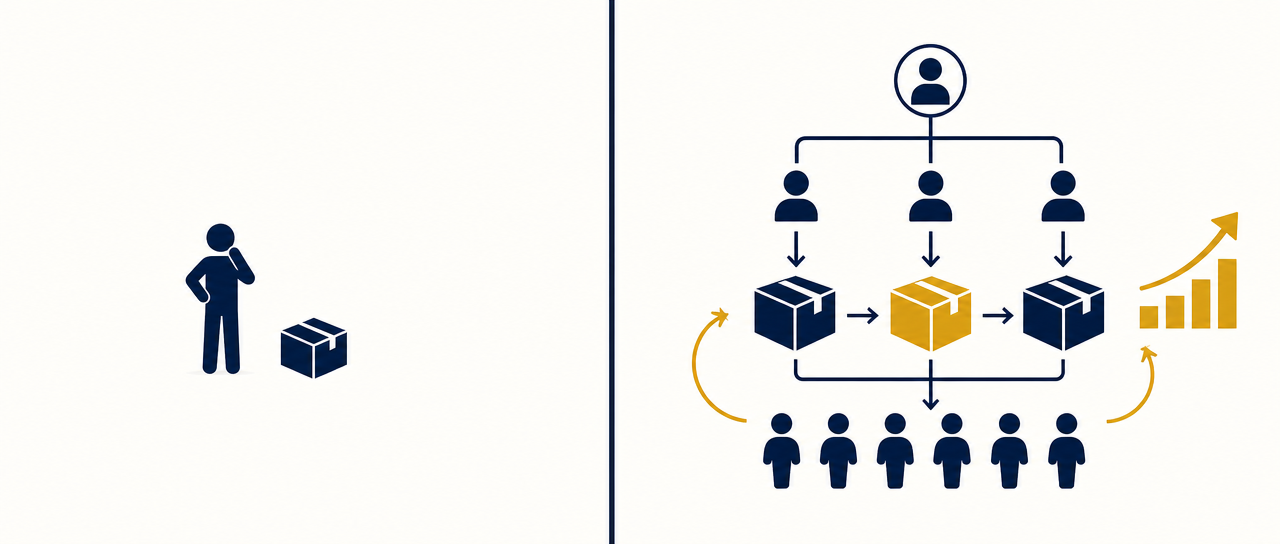
#> input picture ppt-master/references/ai-image-comparison/type/comparison.png, 1280 x 544 px; its folder holds only this picture in this run
$ python visual_qa_deck.py ../../ppt-master/references/ai-image-comparison/type
#> lines starting #> are read from the running program, lines starting #| are printed output that depends on the picture
#!/usr/bin/env python3
"""Run visual QA checks for PPT Craft HTML decks and screenshots."""

from __future__ import annotations

import argparse
import json
import math
import re
import subprocess
import sys
from dataclasses import dataclass
from pathlib import Path
from typing import Any

from PIL import Image, ImageFilter, ImageStat


SCRIPT_DIR = Path(__file__).resolve().parent
SCREENSHOT_SCRIPT = SCRIPT_DIR / "screenshot_deck.mjs"
DOM_SCRIPT = SCRIPT_DIR / "visual_dom_metrics.mjs"


@dataclass
class Finding:
    severity: str
    check: str
    slide: str
    message: str
    details: dict[str, Any]


TEXT_ZONE_KEYS = ("claim", "support", "evidence", "loop", "caption", "callout", "text")
BOX_KEYS = ("x", "y", "w", "h")


def slide_pngs(path: Path) -> list[Path]:
    return sorted(
        item
        for item in path.glob("*.png")
        if not item.name.startswith("index")
        and "contact" not in item.name.lower()
        and "visual-qa" not in item.name.lower()
    )


def resolve_screenshot_dir(target: Path, requested: Path | None) -> Path:
    if requested:
        return requested
    if target.is_dir() and slide_pngs(target):
        return target
    qa = target / "qa"
    if qa.exists():
        return qa
    return qa


def run_command(cmd: list[str]) -> None:
    subprocess.run(cmd, check=True)


def ensure_screenshots(target: Path, screenshots: Path, auto: bool) -> None:
    if slide_pngs(screenshots):
        return
    if not auto:
        raise SystemExit(f"no slide screenshots found in {screenshots}; run screenshot_deck.mjs first or pass --auto-screenshot")
    if not (target / "slides").exists():
        raise SystemExit(f"cannot auto-screenshot; no slides folder found in {target}")
    run_command(["node", str(SCREENSHOT_SCRIPT), str(target), "--out", str(screenshots)])


def image_feature(path: Path, size: tuple[int, int] = (16, 9)) -> dict[str, Any]:
    img = Image.open(path).convert("L")
    small = img.resize(size, Image.Resampling.LANCZOS)
    values = [value / 255.0 for value in small.tobytes()]
    mean = sum(values) / len(values)
    centered = [value - mean for value in values]

    edges = img.filter(ImageFilter.FIND_EDGES)
    edge_small = edges.resize(size, Image.Resampling.LANCZOS)
    edge_values = [value / 255.0 for value in edge_small.tobytes()]
    edge_mean = sum(edge_values) / len(edge_values)
    edge_centered = [value - edge_mean for value in edge_values]

    occupancy = []
    width, height = img.size
    block_w = width / size[0]
    block_h = height / size[1]
    edge_pixels = edges.load()
    for row in range(size[1]):
        for col in range(size[0]):
            left = int(round(col * block_w))
            top = int(round(row * block_h))
            right = int(round((col + 1) * block_w))
            bottom = int(round((row + 1) * block_h))
            count = 0
            total = max(1, (right - left) * (bottom - top))
            for y in range(top, bottom):
                for x in range(left, right):
                    if edge_pixels[x, y] > 30:
                        count += 1
            occupancy.append(1.0 if count / total > 0.018 else 0.0)

    return {
        "luminance": centered,
        "edges": edge_centered,
        "occupancy": occupancy,
        "edge_mean": edge_mean,
        "size": img.size,
    }


# [7 lines left out: function cosine, not called in this run]


def occupancy_similarity(left: list[float], right: list[float]) -> float:
    matches = sum(1 for a, b in zip(left, right) if a == b)
    return matches / max(1, len(left))


# [5 lines left out: function similarity_score, not called in this run]


def edge_pressure(path: Path, margin: int = 18) -> dict[str, Any]:
    img = Image.open(path).convert("L")
    edges = img.filter(ImageFilter.FIND_EDGES)
    width, height = edges.size
    border_boxes = {
        "top": (0, 0, width, margin),
        "bottom": (0, height - margin, width, height),
        "left": (0, 0, margin, height),
        "right": (width - margin, 0, width, height),
    }
    inner = edges.crop((margin, margin, width - margin, height - margin))
    inner_mean = ImageStat.Stat(inner).mean[0] / 255.0
    result: dict[str, Any] = {"inner_edge_mean": round(inner_mean, 4), "edges": {}}
    for name, box in border_boxes.items():
        cropped = edges.crop(box)
        mean = ImageStat.Stat(cropped).mean[0] / 255.0
        result["edges"][name] = round(mean, 4)
    result["max_border_edge_mean"] = max(result["edges"].values())
    return result


def analyze_similarity(files: list[Path], warn_threshold: float, error_threshold: float) -> tuple[list[Finding], list[dict[str, Any]]]:
    features = {path: image_feature(path) for path in files}
    pairs: list[dict[str, Any]] = []
    findings: list[Finding] = []
    for index, left in enumerate(files):
        for right in files[index + 1 :]:
            score = similarity_score(features[left], features[right])
            item = {
                "left": left.name,
                "right": right.name,
                "score": round(score, 4),
            }
            pairs.append(item)
            severity = "error" if score >= error_threshold else "warning" if score >= warn_threshold else ""
            if severity:
                findings.append(
                    Finding(
                        severity=severity,
                        check="similarity",
                        slide=f"{left.name} <> {right.name}",
                        message=f"Slides are visually similar ({score:.3f}).",
                        details=item,
                    )
                )
    pairs.sort(key=lambda item: item["score"], reverse=True)
    return findings, pairs[:20]


def analyze_edge_pressure(files: list[Path], threshold: float) -> tuple[list[Finding], dict[str, Any]]:
    findings: list[Finding] = []
    metrics: dict[str, Any] = {}
    for path in files:
        data = edge_pressure(path)
        metrics[path.name] = data
        noisy_edges = [name for name, value in data["edges"].items() if value >= threshold]
        if noisy_edges:
            findings.append(
                Finding(
                    severity="warning",
                    check="edge-pressure",
                    slide=path.name,
                    message=f"High-detail pixels touch slide edge: {', '.join(noisy_edges)}.",
                    details={"edges": data["edges"], "threshold": threshold},
                )
            )
    return findings, metrics


def load_dom_report(deck: Path, report_path: Path, auto: bool) -> dict[str, Any] | None:
    if report_path.exists():
        return json.loads(report_path.read_text(encoding="utf-8"))
    if not auto or not (deck / "slides").exists():
        return None
    run_command(["node", str(DOM_SCRIPT), str(deck), "--out", str(report_path)])
    return json.loads(report_path.read_text(encoding="utf-8"))


def read_json(path: Path) -> dict[str, Any] | None:
    if not path.exists():
        return None
    return json.loads(path.read_text(encoding="utf-8"))


# [86 lines left out: functions box_from, stage_from, slide_number, slide_keys, add_zone, not called in this run]


def collect_blueprint_text_zones(deck: Path) -> dict[str, Any]:
    if not deck.is_dir():
        return {"available": False, "source_files": [], "slides": [], "zones_by_index": {}, "zones_by_key": {}}

    source_files: list[str] = []
    zones_by_index: dict[int, list[dict[str, Any]]] = {}
    zones_by_key: dict[str, list[dict[str, Any]]] = {}
    slide_summaries: list[dict[str, Any]] = []

    # [6 lines left out: function register, not called in this run]

    blueprint_path = deck / "layout-blueprint.json"
    blueprint = read_json(blueprint_path)
    if blueprint:
        source_files.append(str(blueprint_path))
        stage = stage_from(blueprint)
        for index, slide in enumerate(blueprint.get("slides", [])):
            if not isinstance(slide, dict):
                continue
            slide_id = str(slide.get("id") or f"{index + 1:02d}")
            zones: list[dict[str, Any]] = []
            for name in TEXT_ZONE_KEYS:
                add_zone(
                    zones,
                    slide_id=slide_id,
                    slide_index=index,
                    name=name,
                    box=box_from(slide.get(name)),
                    stage=stage,
                    source="layout-blueprint",
                )
            for item in slide.get("text_safe_zones", []) if isinstance(slide.get("text_safe_zones"), list) else []:
                if not isinstance(item, dict):
                    continue
                add_zone(
                    zones,
                    slide_id=slide_id,
                    slide_index=index,
                    name=str(item.get("name") or "text-safe"),
                    box=box_from(item),
                    stage=stage,
                    source="layout-blueprint",
                )
            register(slide, index, zones)

    asset_prompt_path = deck / "asset-prompts" / "asset-prompts.json"
    asset_prompts = read_json(asset_prompt_path)
    if asset_prompts:
        source_files.append(str(asset_prompt_path))
        stage = stage_from(asset_prompts)
        for index, slide in enumerate(asset_prompts.get("slides", [])):
            if not isinstance(slide, dict):
                continue
            slide_id = str(slide.get("id") or f"{index + 1:02d}")
            zones: list[dict[str, Any]] = []
            for item in slide.get("text_safe_zones", []) if isinstance(slide.get("text_safe_zones"), list) else []:
                if not isinstance(item, dict):
                    continue
                add_zone(
                    zones,
                    slide_id=slide_id,
                    slide_index=index,
                    name=str(item.get("name") or "text-safe"),
                    box=box_from(item),
                    stage=stage,
                    source="asset-prompts",
                )
            register(slide, index, zones)

    available = bool(source_files)
    return {
        "available": available,
        "source_files": source_files,
        "slides": slide_summaries,
        "zones_by_index": zones_by_index,
        "zones_by_key": zones_by_key,
    }


# [48 lines left out: functions zones_for_slide, scale_box, rect_inside, overlap_ratio, not called in this run]


def blueprint_text_zone_findings(
    report: dict[str, Any] | None,
    deck: Path,
    *,
    require_zones: bool,
    tolerance: float,
    min_font_size: float,
) -> tuple[list[Finding], dict[str, Any]]:
    findings: list[Finding] = []
    zone_data = collect_blueprint_text_zones(deck)
    summary: dict[str, Any] = {
        "enabled": report is not None,
        "available": zone_data["available"],
        "source_files": zone_data["source_files"],
        "slides_with_zones": sum(1 for slide in zone_data["slides"] if slide["zones"] > 0),
        "checked_text_boxes": 0,
        "violations": 0,
        "tolerance": tolerance,
        "min_font_size": min_font_size,
    }
    if not report:
        return findings, summary
    if not zone_data["available"]:
        if require_zones:
            findings.append(
                Finding(
                    severity="error",
                    check="blueprint-text-zones",
                    slide="deck",
                    message="No layout-blueprint.json or asset-prompts/asset-prompts.json was found for text-safe-zone QA.",
                    details={"deck": str(deck)},
                )
            )
            summary["violations"] = 1
        return findings, summary

    for index, slide in enumerate(report.get("slides", [])):
        slide_name = str(slide.get("file") or f"{index + 1:02d}")
        zones = zones_for_slide(zone_data, slide_name, index)
        if not zones:
            if require_zones:
                findings.append(
                    Finding(
                        severity="error",
                        check="blueprint-text-zones",
                        slide=slide_name,
                        message="Slide has no text-safe zones in blueprint or asset prompts.",
                        details={"slide_index": index},
                    )
                )
            continue

        scaled_zones = [
            {
                **zone,
                "scaled_box": scale_box(zone["box"], zone["stage"], slide.get("stage") or zone["stage"]),
            }
            for zone in zones
        ]
        for item in slide.get("text_boxes", []):
            try:
                font_size = float(item.get("fontSize") or 0)
            except (TypeError, ValueError):
                font_size = 0.0
            if font_size < min_font_size:
                continue
            text = str(item.get("text") or "").strip()
            if not text:
                continue
            if item.get("graphNode") or item.get("graphLabel") or item.get("visualQaZone") == "graph":
                continue
            summary["checked_text_boxes"] += 1
            rect = item.get("rect") or {}
            if any(rect_inside(rect, zone["scaled_box"], tolerance) for zone in scaled_zones):
                continue
            best_zone = max(
                scaled_zones,
                key=lambda zone: overlap_ratio(rect, zone["scaled_box"]),
                default=None,
            )
            best_overlap = overlap_ratio(rect, best_zone["scaled_box"]) if best_zone else 0.0
            findings.append(
                Finding(
                    severity="error",
                    check="blueprint-text-zones",
                    slide=slide_name,
                    message=f"Text is outside its declared text-safe zones: {text[:80]}",
                    details={
                        "element": item.get("element"),
                        "text": text[:160],
                        "rect": rect,
                        "fontSize": font_size,
                        "best_zone": None
                        if best_zone is None
                        else {
                            "name": best_zone["name"],
                            "source": best_zone["source"],
                            "box": best_zone["scaled_box"],
                            "overlap_ratio": round(best_overlap, 3),
                        },
                        "zones": [
                            {
                                "name": zone["name"],
                                "source": zone["source"],
                                "box": zone["scaled_box"],
                            }
                            for zone in scaled_zones
                        ],
                    },
                )
            )
            summary["violations"] += 1

    return findings, summary


def dom_findings(report: dict[str, Any] | None, contrast_error: float, contrast_warning: float) -> list[Finding]:
    findings: list[Finding] = []
    if not report:
        return findings
    for slide in report.get("slides", []):
        slide_name = str(slide.get("file") or "")
        for item in slide.get("overflows", []):
            findings.append(
                Finding(
                    severity="error",
                    check="overflow",
                    slide=slide_name,
                    message=f"Element overflows the slide stage: {item.get('element', item.get('type', 'document'))}.",
                    details=item,
                )
            )
        for item in slide.get("clipped_text", []):
            findings.append(
                Finding(
                    severity="error",
                    check="text-overflow",
                    slide=slide_name,
                    message=f"Text is clipped or scrolls inside its box: {item.get('text', '')}",
                    details=item,
                )
            )
        for item in slide.get("low_contrast_text", []):
            ratio = float(item.get("ratio", 0))
            if ratio < contrast_error:
                severity = "error"
            elif ratio < contrast_warning:
                severity = "warning"
            else:
                continue
            findings.append(
                Finding(
                    severity=severity,
                    check="contrast",
                    slide=slide_name,
                    message=f"Text contrast is low ({ratio:.2f}): {item.get('text', '')}",
                    details=item,
                )
            )
    return findings


# [8 lines left out: function finding_dict, not called in this run]


def write_markdown(path: Path, report: dict[str, Any]) -> None:
    lines = [
        "# Visual QA Report",
        "",
        f"- deck: `{report['deck']}`",
        f"- screenshots: `{report['screenshots']}`",
        f"- slides: {report['summary']['slides']}",
        f"- errors: {report['summary']['errors']}",
        f"- warnings: {report['summary']['warnings']}",
        f"- fail_on: `{report['thresholds']['fail_on']}`",
        "",
        "## Findings",
        "",
    ]
    findings = report["findings"]
    if not findings:
        lines.append("No visual QA findings.")
    else:
        for item in findings[:80]:
            lines.append(f"- **{item['severity']}** `{item['check']}` `{item['slide']}` - {item['message']}")
    lines.extend(["", "## Most Similar Pairs", ""])
    for item in report["similarity"]["top_pairs"][:12]:
        lines.append(f"- `{item['left']}` <> `{item['right']}`: {item['score']}")
    blueprint = report["summary"]["checks"].get("blueprint_text_zones", {})
    if blueprint.get("enabled"):
        lines.extend(
            [
                "",
                "## Blueprint Text-Safe Zones",
                "",
                f"- available: {blueprint.get('available')}",
                f"- slides_with_zones: {blueprint.get('slides_with_zones')}",
                f"- checked_text_boxes: {blueprint.get('checked_text_boxes')}",
                f"- violations: {blueprint.get('violations')}",
            ]
        )
    path.write_text("\n".join(lines) + "\n", encoding="utf-8")


def main() -> int:
    parser = argparse.ArgumentParser(description=__doc__)
    parser.add_argument("target", type=Path, help="Deck folder or screenshot folder")
    parser.add_argument("--screenshots", type=Path, default=None)
    parser.add_argument("--out", type=Path, default=None, help="JSON report path")
    parser.add_argument("--markdown", type=Path, default=None, help="Markdown report path")
    parser.add_argument("--auto-screenshot", action="store_true", help="Run screenshot_deck.mjs when screenshots are missing")
    parser.add_argument("--skip-dom", action="store_true", help="Skip Playwright DOM overflow/contrast metrics")
    parser.add_argument("--skip-blueprint-zones", action="store_true", help="Skip text-safe-zone checks from layout-blueprint/asset-prompts")
    parser.add_argument("--require-blueprint-zones", action="store_true", help="Fail when blueprint/asset prompt text-safe zones are missing")
    parser.add_argument("--fail-on", choices=("error", "warning", "none"), default="warning")
    parser.add_argument("--similarity-warning", type=float, default=0.965)
    parser.add_argument("--similarity-error", type=float, default=0.985)
    parser.add_argument("--edge-warning", type=float, default=0.065)
    parser.add_argument("--contrast-error", type=float, default=2.0)
    parser.add_argument("--contrast-warning", type=float, default=3.0)
    parser.add_argument("--safe-zone-tolerance", type=float, default=8.0)
    parser.add_argument("--text-zone-min-font-size", type=float, default=10.0)
    args = parser.parse_args()

    target = args.target.resolve()
    screenshot_dir = resolve_screenshot_dir(target, args.screenshots).resolve()
    ensure_screenshots(target, screenshot_dir, args.auto_screenshot)
    files = slide_pngs(screenshot_dir)
    if not files:
        raise SystemExit(f"no slide screenshots found in {screenshot_dir}")

    dom_report_path = screenshot_dir / "visual-dom-report.json"
    dom_report = None if args.skip_dom else load_dom_report(target, dom_report_path, auto=target.is_dir() and (target / "slides").exists())

    findings: list[Finding] = []
    similarity_findings, top_pairs = analyze_similarity(files, args.similarity_warning, args.similarity_error)
#> in image_feature, `img = Image.open(path).convert("L")`:
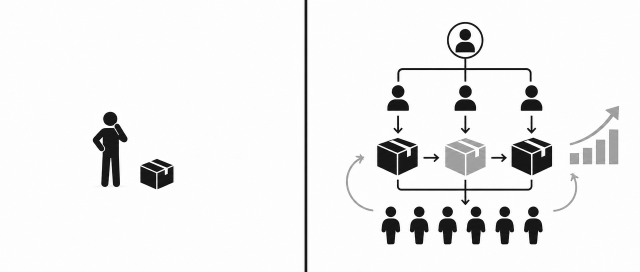
#> img: PIL image 1280x544 L (shown at 1/2 size); min 2, max 255, mean 238.9
#> in image_feature, `values = [value / 255.0 for value in small.tobytes()]`: values = 144 values, max 1 at index 25, min 0.541 at index 93, mean 0.934
#> in image_feature, `mean = sum(values) / len(values)`: mean = 0.934
#> in image_feature, `centered = [value - mean for value in values]`: centered = 144 values, max 0.0657 at index 25, min -0.393 at index 93, mean 7.09e-17
#> in image_feature, `edges = img.filter(ImageFilter.FIND_EDGES)`:
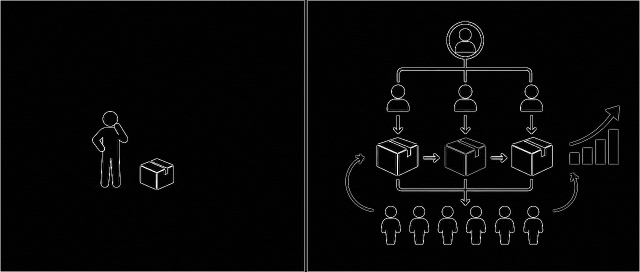
#> edges: PIL image 1280x544 L (shown at 1/2 size); min 0, max 255, mean 7.3
#> in image_feature, `edge_values = [value / 255.0 for value in edge_small.tobytes()]`: edge_values = 144 values, max 0.122 at index 27, min 0 at index 17, mean 0.0265
#> in image_feature, `edge_mean = sum(edge_values) / len(edge_values)`: edge_mean = 0.0265
#> in image_feature, `edge_centered = [value - edge_mean for value in edge_values]`: edge_centered = 144 values, max 0.0951 at index 27, min -0.0265 at index 17, mean 1.77e-17
#> in analyze_similarity, `features = {path: image_feature(path) for path in files}`: features = 1 item
#> after the loop in analyze_similarity, `for index, left in enumerate(files):`: findings = []
#> similarity_findings = []; top_pairs = []
    edge_findings, edge_metrics = analyze_edge_pressure(files, args.edge_warning)
#> in edge_pressure, `inner = edges.crop((margin, margin, width - margin, height - margin))`:
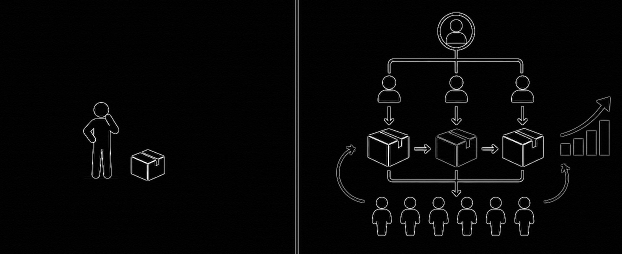
#> inner: PIL image 1244x508 L (shown at 1/2 size); min 0, max 255, mean 6.4
#> in edge_pressure, `inner_mean = ImageStat.Stat(inner).mean[0] / 255.0`: inner_mean = 0.025
#> the loop in edge_pressure, `for name, box in border_boxes.items():` made 4 passes
#> mean on passes 1 to 4: 0.0633, 0.0634, 0.064, 0.0639
#> pass 1, in edge_pressure, `cropped = edges.crop(box)`:
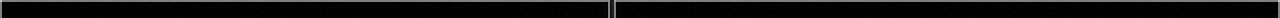
#> cropped: PIL image 1280x18 L (shown at 1/2 size); min 0, max 255, mean 16.1
#> pass 2, in edge_pressure, `cropped = edges.crop(box)`:
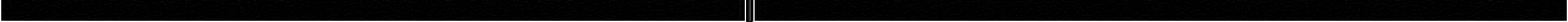
#> cropped: PIL image 1280x18 L (shown 2 times larger); min 0, max 255, mean 16.2
#> after the loop in edge_pressure, `for name, box in border_boxes.items():`: result = 2 items
#> (the rest of the program and of its run is left out)
